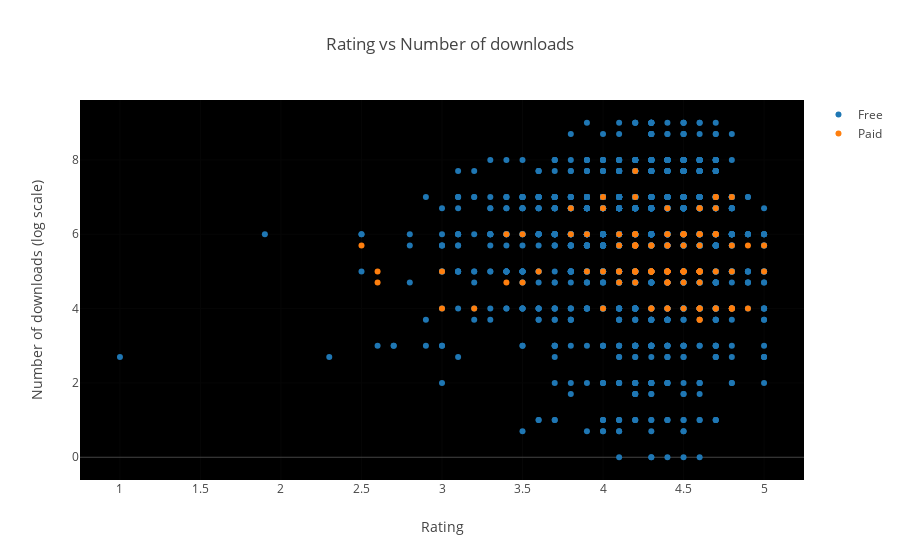

The notebook cell saved with this chart:
### Markdown cell above
# Are paid apps downloaded as much as free apps?

### Code cell
type_groups = df.groupby('Type')

data = [{
    'x': type_groups.get_group(t)['Rating'], 
    'type':'scatter',
    'y' : np.log10(df['Installs']),
    'name' : t,
    'mode' : 'markers',
    'showlegend': True,
    #'text' : df['rating'],
    } for t in set(df.Type)]


layout = {'title':"Rating vs Number of downloads", 
          'xaxis': {'title' : 'Rating'},
          'yaxis' : {'title' : 'Number of downloads (log scale)'},
         'plot_bgcolor': 'rgb(0,0,0)'}

plotly.offline.iplot({'data': data, 'layout': layout})

### Figure 1 — Plotly figure (JSON) as saved in the notebook; plotly's stock layout.template omitted (floating-point values rounded to 4 significant figures; data arrays with more than 128 entries replaced by an {"elided": "..."} marker saying what was removed)
{"data": [{"mode": "markers", "name": "Free", "showlegend": true, "type": "scatter", "uid": "2a4c2d24-9a90-11e8-a073-88e9fe7785ac", "x": {"elided": "2960 float values"}, "y": {"elided": "3091 float values"}}, {"mode": "markers", "name": "Paid", "showlegend": true, "type": "scatter", "uid": "2a4c2f68-9a90-11e8-b266-88e9fe7785ac", "x": {"elided": "131 float values"}, "y": {"elided": "3091 float values"}}], "layout": {"plot_bgcolor": "rgb(0,0,0)", "title": "Rating vs Number of downloads", "xaxis": {"title": "Rating"}, "yaxis": {"title": "Number of downloads (log scale)"}}}
